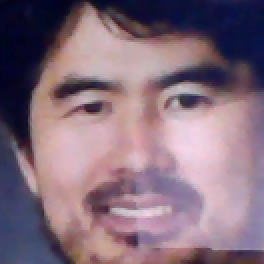
#> input picture resources/db/jun.10.png, 132 x 132 px, given in place of the camera (shown 2 times larger)
$ python pyCam.py
#> lines starting #> are read from the running program, lines starting #| are printed output that depends on the picture; after the words box and inside, x2 and y2 are one past the last pixel; in counts of white or black regions, pixels touching at a corner belong together
### LFaceDetect.py
"""
	Title			: LFaceDetect.py
	Description		: an object used to detect faces
	Author			: Luke Lincoln
	Language		: Python
"""

import numpy as np
import cv2
from LVector import LVector
from lrect import LRect
from LFace import LFace
from colorlist import ColorList

#Face detector object
class LukesFaceDetector:
	def __init__(self):
		#initialize resources
		self.fileLocation = 'resources/'
		self.faceCascade = cv2.CascadeClassifier(self.fileLocation+'haarcascade_frontalface_default.xml')
		self.eyeCascade = cv2.CascadeClassifier(self.fileLocation+'haarcascade_eye.xml')
		self.faces = []
		self.colors = ColorList(100)
	def detectFaces(self, gray):
		self.faces = []
		faces = self.faceCascade.detectMultiScale(gray,scaleFactor=1.1,minNeighbors=5,minSize=(5, 5))
		for x,y,w,h in faces:
			self.faces.append(LFace(LRect(x,y,w,h)))
	def detectEyes(self, gray):
		self.eyes = []
		for f in self.faces:
			r = f.face
			roi_gray = gray[r.y:r.y+r.h, r.x:r.x+r.w]
			eyes = self.eyeCascade.detectMultiScale(roi_gray)
			for e in eyes:
				e[0] += r.x
				e[1] += r.y
				f.eyes.append(LRect(*list(e)))
	#detect faces and eyes
	def detect(self, im, skipEyes = False):
		gray = cv2.cvtColor(im, cv2.COLOR_BGR2GRAY)
		self.detectFaces(gray)
		if not skipEyes:
			self.detectEyes(gray)
	#draw a rectangle
	def rect(self, img, r, col):
		cv2.rectangle(img,(r.x,r.y),(r.x+r.w,r.y+r.h),col,2)
	#draw faces on img
	def drawFaces(self, img):
		for f in self.faces:
			self.rect(img, f.face, (255, 0, 0))
	#draw eyes on img
	def drawEyes(self, img):
		for f in self.faces:
			for e in f.eyes:
				self.rect(img, e, (0, 255, 0))
	# [5 lines left out: function draw, not called in this run]

### lrect.py
"""
	Title			: lrect.py
	Description		: a rectangle object
	Author			: Luke Lincoln
	Language		: Python
"""

from LVector import LVector

class LRect:
	def __init__(self, x=0, y=0, w=0, h=0):
		self.x = x
		self.y = y
		self.w = w
		self.h = h
	def pos(self):
		return LVector(self.x, self.y)
	def wh(self):
		return LVector(self.w, self.h)
	def hwh(self):
		return LVector(self.w, self.h) * 0.5
	def center(self):
		return (self.pos()+self.hwh())
	def toString(self):
		return '[x={0},y={1},width={2},height={3}]'.format(*self.toList())
	def __str__(self):
		return self.toString()
	def toList(self):
		return [self.x,self.y,self.w,self.h]
	def clone(self):
		return LRect(self.x,self.y,self.w,self.h)
	# [17 lines left out: functions setFromCenter, scaleWH, interpolateTo, not called in this run]


### LFace.py
"""
	Title			: LFace.py
	Description		: an object representing faces
	Author			: Luke Lincoln
	Language		: Python
"""
from LVector import LVector
from lrect import LRect

class LFace:
	def __init__(self, faceRect=LRect(), eyes=[], id = 0, mt = 0, vel = LVector(0,0)):
		self.face = faceRect.clone()
		self.eyes = [e.clone() for e in eyes]
		self.id = id
		self.name = ''
		self.missingTicks = mt
		self.velocity = vel
	def clone(self):
		return LFace(self.face, self.eyes, self.id)
	# [11 lines left out: functions setAs, dist, not called in this run]
	def interpolateTo(self, f2, t):
		self.face.interpolateTo(f2.face, t)
		self.eyes = f2.clone().eyes if t > 0.5 else []
	# [28 lines left out: functions getPredicted, update, not called in this run]
	def getName(self):
		return 'person.id'+str(self.id) if self.name == '' else self.name

### LVector.py
"""
	Title			: LVector.py
	Description		: an n-dimensional vector object
	Author			: Luke Lincoln
	Language		: Python
"""

import math

class LVector:
	def __init__(self, *args):
		self.data = [x for x in args]
	def toString(self):
		return str(self.data)
	def toList(self):
		return [x for x in self.data]
	def toTuple(self):
		return tuple(self.toList())
	def __str__(self):
		return self.toString()
	def filter(self, f):
		self.data = [f(x) for x in self.data]
	# [4 lines left out: function filterClone, not called in this run]
	def size(self):
		return len(self.data)
	def __add__(self, v2):
		return self.combineFilterClone(v2, lambda x, y : x + y)
	def __sub__(self, v2):
		return self.combineFilterClone(v2, lambda x, y : x - y)
	# [10 lines left out: functions __mul__, __div__, not called in this run]
	def mag(self):
		return math.sqrt(self.dot(self))
	def dist(self, v2):
		return (self.__sub__(v2)).mag()
	def dot(self, v2):
		return (self.__mul__(v2).sum())
	# [4 lines left out: function sum, not called in this run]
	def clone(self):
		return LVector(*self.data)
	#set each element of self x based on lambda f and element y of v2 so x = f(x,y)
	def combineFilter(self, v2, f):
		assert self.size() == v2.size(), 'adding two vectors with different lengths'
		for i in range(self.size()): self.data[i] = f(self.data[i],v2.data[i])
	# [5 lines left out: function combineFilterClone, not called in this run]
	def __getitem__(self, index):
		return self.data[index]
	def __setitem__(self, index, value):
		self.data[index] = value
	# [7 lines left out: function interpolateTo, not called in this run]
	def round(self):
		self.filter(lambda x: round(x))


### colorlist.py
"""
	Title			: colorlist.py
	Description		: a colorlist object can generate colors for use as ids
	Author			: Luke Lincoln
	Language		: Python
"""
from random import random

class ColorList:
	def __init__(self, count = 50):
		self.colors = [self.randomColor(255) for i in range(count)]
	def randomColor(self, scalar=255):
		return (self.rand(scalar), self.rand(scalar), self.rand(scalar))
	def rand(self, scalar):
		return random() * scalar + (255-scalar)
	def __getitem__(self, index):
		return self.colors[index]
	def size(self):
		return len(self.colors)

### pyCam.py
import numpy as np
import cv2
from LFaceDetect import LukesFaceDetector

cap = cv2.VideoCapture(0)

faceDetector = LukesFaceDetector()

while True:
	ret, frame = cap.read()
#> frame is the input picture: shape (132, 132, 3); mean B, G, R 124.4, 109.4, 132.7

	faceDetector.detect(frame)
#> in detect, `gray = cv2.cvtColor(im, cv2.COLOR_BGR2GRAY)`:
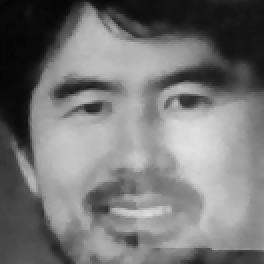
#> gray: shape (132, 132) (shown 2 times larger); min 5, max 226, mean 118.1
#> in detectFaces, `faces = self.faceCascade.detectMultiScale(gray,scaleFactor=1.1,minNeig..`: faces = [[10, 11, 110, 110]]
#> the loop in detectFaces, `for x,y,w,h in faces:` made 1 pass
#> (x, y, w, h) on pass 1: (10, 11, 110, 110)
#> after the loop in detectFaces, `for x,y,w,h in faces:`: self.faces = 1 item
#> the loop in detectEyes, `for f in self.faces:` made 1 pass
#> eyes on pass 1: [[66, 25, 30, 30], [11, 13, 49, 49]]
#> pass 1, in detectEyes, `roi_gray = gray[r.y:r.y+r.h, r.x:r.x+r.w]`:
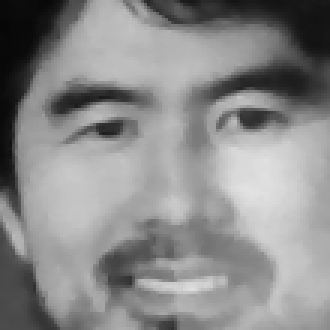
#> roi_gray: shape (110, 110) (shown 3 times larger); min 5, max 226, mean 138.7
#> after the loop in detectEyes, `for f in self.faces:`: e = [21, 24, 49, 49]; f.eyes = 2 items

	faceDetector.drawFaces(frame)
#> the loop in drawFaces, `for f in self.faces:` made 1 pass
#> after the loop in drawFaces, `for f in self.faces:`:
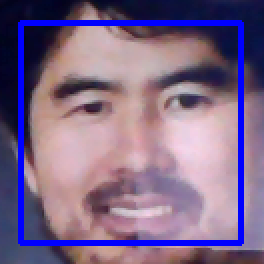
#> img: shape (132, 132, 3) (shown 2 times larger); mean B, G, R 136, 103.4, 125.5
	faceDetector.drawEyes(frame)
#> the loop in drawEyes, `for f in self.faces:` made 1 pass
#> after the loop in drawEyes, `for f in self.faces:`:
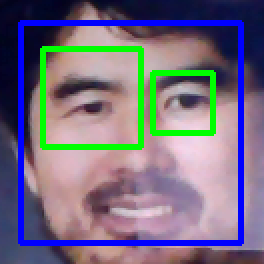
#> img: shape (132, 132, 3) (shown 2 times larger); 5.39% of pixels changed, all inside (x1, y1, x2, y2) = (20, 23, 108, 75)

	cv2.imshow('frame', frame)
	if cv2.waitKey(30) == 27:
#> (key Esc is pressed here)
		break

cap.release()
cv2.destroyAllWindows()

$ run again, on resources/db/jun.13.png
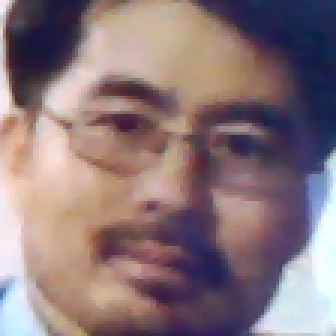
#> input picture resources/db/jun.13.png, 112 x 112 px, given in place of the camera (shown 3 times larger)
#> frame is the input picture: shape (112, 112, 3); mean B, G, R 123.1, 118.3, 138.6
#> faces = [[9, 8, 96, 96]]
#> the loop in detectFaces, `for x,y,w,h in faces:` made 1 pass
#> (x, y, w, h) on pass 1: (9, 8, 96, 96)
#> after the loop in detectFaces, `for x,y,w,h in faces:`: self.faces = 1 item
#> the loop in detectEyes, `for f in self.faces:` made 1 pass
#> eyes on pass 1: [[58, 30, 23, 23], [18, 21, 29, 29]]
#> pass 1, in detectEyes, `roi_gray = gray[r.y:r.y+r.h, r.x:r.x+r.w]`:
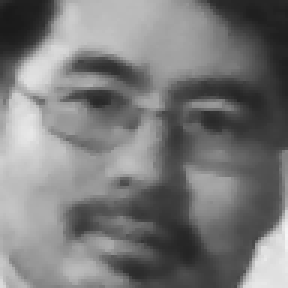
#> roi_gray: shape (96, 96) (shown 3 times larger); min 25, max 246, mean 121.7
#> after the loop in detectEyes, `for f in self.faces:`: e = [27, 29, 29, 29]; f.eyes = 2 items
#> the loop in drawFaces, `for f in self.faces:` made 1 pass
#> the loop in drawEyes, `for f in self.faces:` made 1 pass
#> after the loop in drawEyes, `for f in self.faces:`:
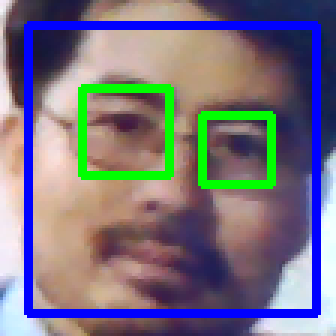
#> img: shape (112, 112, 3) (shown 3 times larger); mean B, G, R 129.4, 114.8, 120.3

$ run again, on resources/db/jun.16.png
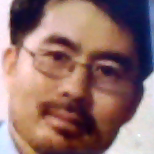
#> input picture resources/db/jun.16.png, 154 x 154 px, given in place of the camera
#> frame is the input picture: shape (154, 154, 3); mean B, G, R 107.5, 110.8, 144.6
#> faces = [[9, 9, 135, 135]]
#> the loop in detectFaces, `for x,y,w,h in faces:` made 1 pass
#> (x, y, w, h) on pass 1: (9, 9, 135, 135)
#> after the loop in detectFaces, `for x,y,w,h in faces:`: self.faces = 1 item
#> the loop in detectEyes, `for f in self.faces:` made 1 pass
#> eyes on pass 1: [[80, 45, 32, 32], [24, 30, 43, 43]]
#> pass 1, in detectEyes, `roi_gray = gray[r.y:r.y+r.h, r.x:r.x+r.w]`:
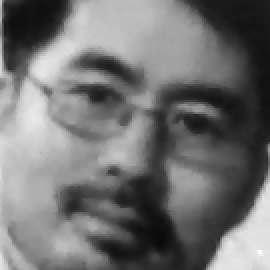
#> roi_gray: shape (135, 135) (shown 2 times larger); min 8, max 254, mean 113.7
#> after the loop in detectEyes, `for f in self.faces:`: e = [33, 39, 43, 43]; f.eyes = 2 items
#> the loop in drawFaces, `for f in self.faces:` made 1 pass
#> the loop in drawEyes, `for f in self.faces:` made 1 pass
#> after the loop in drawEyes, `for f in self.faces:`:
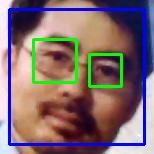
#> img: shape (154, 154, 3); mean B, G, R 113, 108.5, 129.5
